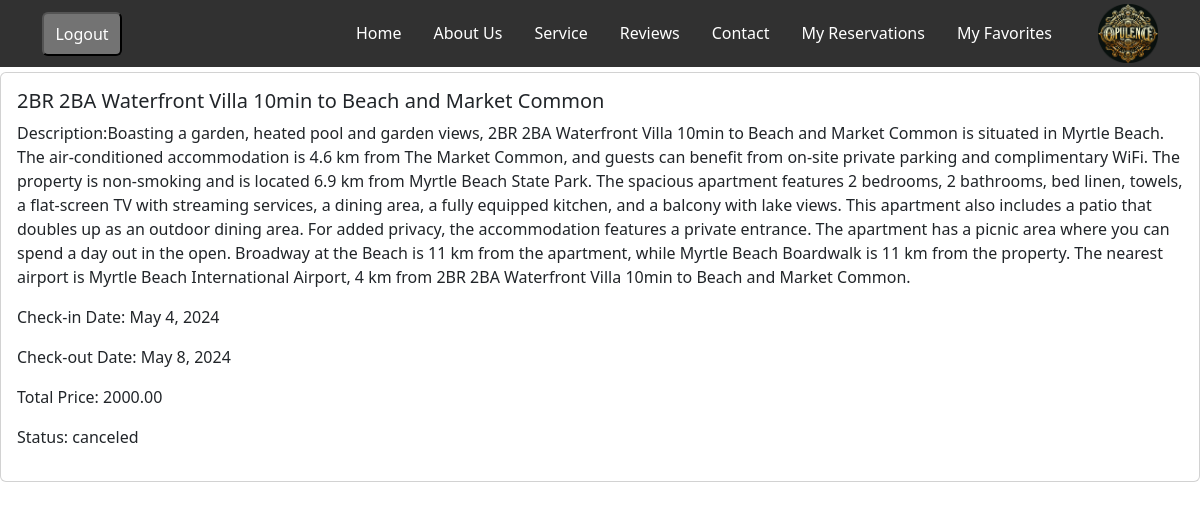
Page /res/res-details/1 (signed in) on the earlier database version.
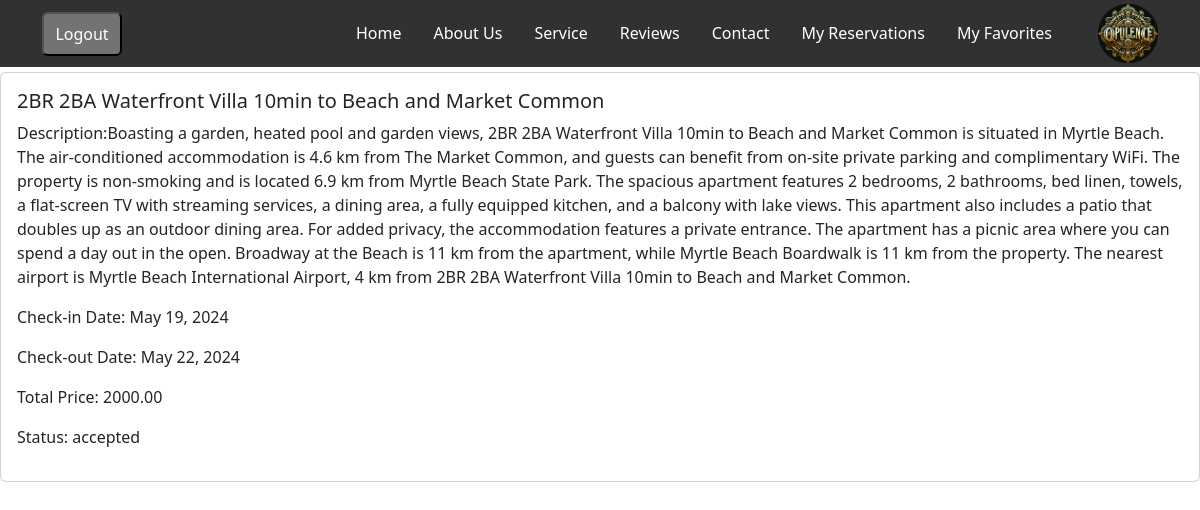
Same page on the later database version.
### reservations/models.py (models this page shows, shortened)
class Reservation(models.Model):
    user = models.ForeignKey(settings.AUTH_USER_MODEL, null=True, blank=True, on_delete=models.CASCADE)
    apartment = models.ForeignKey(Apartment, on_delete=models.CASCADE)
    check_in_date = models.DateField()
    check_out_date = models.DateField()
    total_price = models.DecimalField(max_digits=10, decimal_places=2)
    reservation_status = models.ForeignKey(ReservationStatus, on_delete=models.CASCADE,default=1)

class ReservationStatus(models.Model):
    status_name = models.CharField(max_length=100, unique=True)
    def __str__(self):
        return self.status_name

### apartments/models.py (models this page shows)
class Apartment(models.Model):
    category = models.ForeignKey(Category, on_delete=models.CASCADE)
    country=models.ForeignKey(Country,on_delete=models.SET_NULL,null=True,blank=True)
    city = models.ForeignKey(City, on_delete=models.CASCADE,null=True)
    actual_address=models.CharField(max_length=255,null=True)
    maps_link=models.CharField(max_length=255,null=True)
    apt_name = models.CharField(max_length=255)
    description = models.TextField()
    cover_image=models.ImageField(upload_to='covers/',null=True)
    district = models.CharField(max_length=30,null=True)
    is_active = models.BooleanField(default=True)
    is_booked = models.BooleanField(default=False)
    rooms = models.IntegerField(null=True)
    beds = models.IntegerField(null=True)
    bath_rooms = models.IntegerField(null=True)
    wifi = models.BooleanField(default=False)
    tv = models.BooleanField(default=False)
    price_per_night = models.DecimalField(max_digits=10, decimal_places=2)
    user = models.ForeignKey(settings.AUTH_USER_MODEL, null=True, blank=True, on_delete=models.CASCADE)
    created_at = models.DateTimeField(auto_now_add=True,null=True)
    updated_at = models.DateTimeField(auto_now=True,null=True)
    def __str__(self):
        return self.apt_name

### reservations/views.py (the view)
# urls.py: path("res-details/<int:pk>", ReservationDetailView.as_view(), name='detail-reserv'),
class ReservationDetailView(LoginRequiredMixin, DetailView):
    model = Reservation
    template_name = "reservations/res_detail.html"
    context_object_name = "reservation"
    def get_queryset(self):
        reservations = Reservation.objects.filter(user=self.request.user)
        return reservations
    def get(self, request, *args, **kwargs):
        queryset = self.get_queryset()
        if queryset.exists():
            return super().get(request, *args, **kwargs)
        else:
            return HttpResponseRedirect(reverse('error-url'))

### templates/reservations/res_detail.html (shortened to what this page needs)
{% extends "main_base.html" %}
{% block content %}
<br><br><br>
{% if reservation %}
      <div class="card">
        <div class="card-body">
          <h5 class="card-title">{{ reservation.apartment }}</h5>
          <p>Description:{{ reservation.apartment.description }}</p>
          <p>Check-in Date: {{ reservation.check_in_date }}</p>
          <p>Check-out Date: {{ reservation.check_out_date }}</p>
          <p>Total Price: {{ reservation.total_price }}</p>
          <p>Status: {{ reservation.reservation_status }}</p>
        </div>
      </div>
{% else %}
                    <script>
                        window.location.href = "some-thing-wrong";
                    </script>
{% endif %}
{% endblock content %}

### templates/main_base.html (shortened to what this page needs)
<!DOCTYPE html>
<html lang="en">
<head>
  {% load static %}
    <link rel="stylesheet" href="{% static "css/HomePage.css" %} ">
    <link rel="stylesheet" href="https://cdn.jsdelivr.net/npm/daterangepicker/daterangepicker.css">
    <link rel="stylesheet" href="https://cdn.jsdelivr.net/npm/bootstrap-icons@1.11.3/font/bootstrap-icons.min.css">
    <link href="https://cdn.jsdelivr.net/npm/bootstrap@5.3.3/dist/css/bootstrap.min.css" rel="stylesheet">
    <link rel="stylesheet" href="https://cdnjs.cloudflare.com/ajax/libs/font-awesome/6.5.2/css/all.min.css">
    <link href="https://cdnjs.cloudflare.com/ajax/libs/select2/4.0.13/css/select2.min.css" rel="stylesheet" />
</head>
<body>
  {% include "partials/navbar.html" %}
     {% block content %}
    {% endblock content %}
</body>
</html>

### templates/partials/navbar.html (shortened to what this page needs)
{% load static %}
<header>
    <div class="container">
        <div class="loginLinks d-flex">
            {% if not user.is_authenticated %}
            <a href="{% url "users_login" %}" class="text-decoration-none rounded p-2 text-white text-center loginBtn">Log in</a>
            <a href="{% url "users_register" %}" class="text-decoration-none rounded p-2 text-white text-center loginBtn">Sign up</a>
            {% else %}
            <form method="post" action="{% url 'users_logout' %}">
                <button type="submit" class="text-decoration-none rounded p-2 text-white text-center loginBtn">Logout</button>
            </form>
            {% endif %}
        </div>
        <div class="d-flex align-items-center linksAndLogo">
            <nav>
                <ul class="mb-0 list-unstyled">
                    <li><a class="p-3 text-decoration-none rounded navLink" href="{% url "index" %}">Home</a></li>
                    <li><a class="p-3 text-decoration-none rounded navLink" href="#about">About Us</a></li>
                    <li><a class="p-3 text-decoration-none rounded navLink" href="#service">Service</a></li>
                    <li><a class="p-3 text-decoration-none rounded navLink" href="#reviews">Reviews</a></li>
                    <li><a class="p-3 text-decoration-none rounded navLink" href="#contact">Contact</a></li>
                    {% if user.is_authenticated %}
                    <li><a class="p-3 text-decoration-none rounded navLink" href="{% url 'list-reserv' %}">My Reservations</a></li>
                    <li><a class="p-3 text-decoration-none rounded navLink" href="{% url "favorite_list" %}">My Favorites</a></li>
                    {% endif %}
                </ul>
            </nav>
            <img src="{% static "/images/logo.png" %}" style="width: 60px;" alt="">
        </div>
    </div>
</header>

### BookingSystem/static/css/homePage.css (style rules this page uses)
* { margin: 0; padding: 0; }
:root { --main-color: #313131; --secondary-color: #737373; --hover-color: #7b6025; --secondary-golden-color: #a97510; }
img { width: 100%; }
.loginLinks { gap: 40px !important; }
.loginBtn { background-color: var(--secondary-color); width: 80px; }
header { position: absolute; background-color: var(--main-color); width: 100%; height: 67px; display: flex !important; align-items: center; }
.container { display: flex; justify-content: space-between; align-items: center; height: 95px; }
.navLink { color: rgb(255, 255, 255); }
.linksAndLogo { gap: 30px !important; }
header nav ul { display: flex; }
header nav ul a { display: block; }

Differences in the rows shown:
changed Reservation "2BR 2BA Waterfront Villa 10min to Beach and Market Common": check_in_date "May 4, 2024" → "May 19, 2024"; check_out_date "May 8, 2024" → "May 22, 2024"; reservation_status "canceled" → "accepted"
